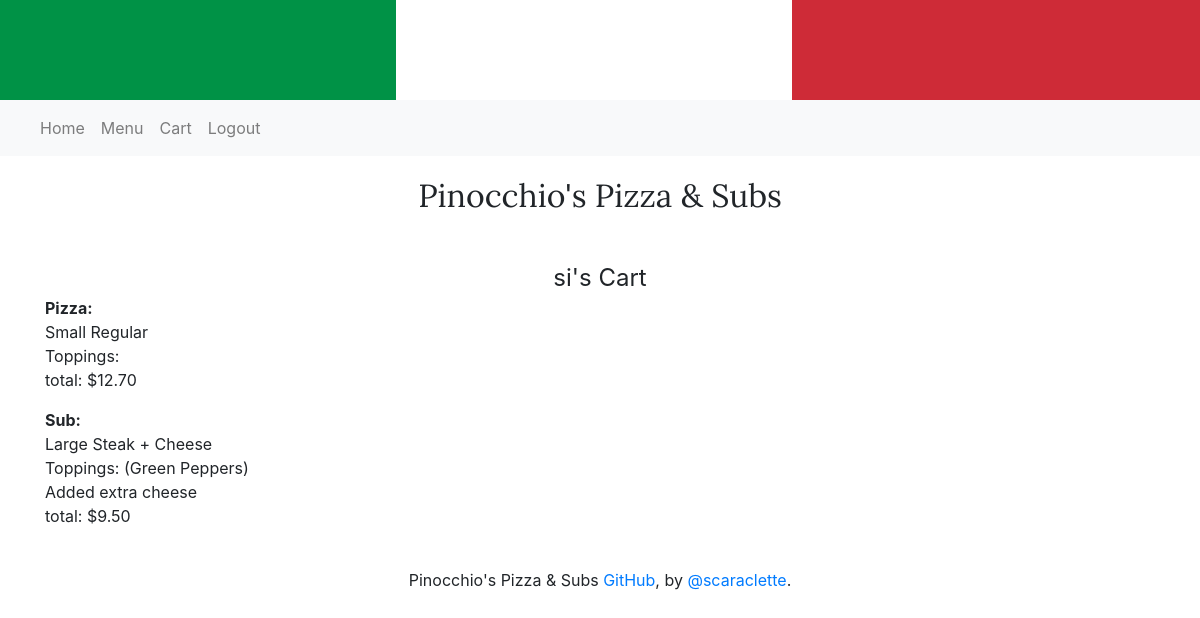
/cart/ (signed in), run on an earlier commit of the app's database.
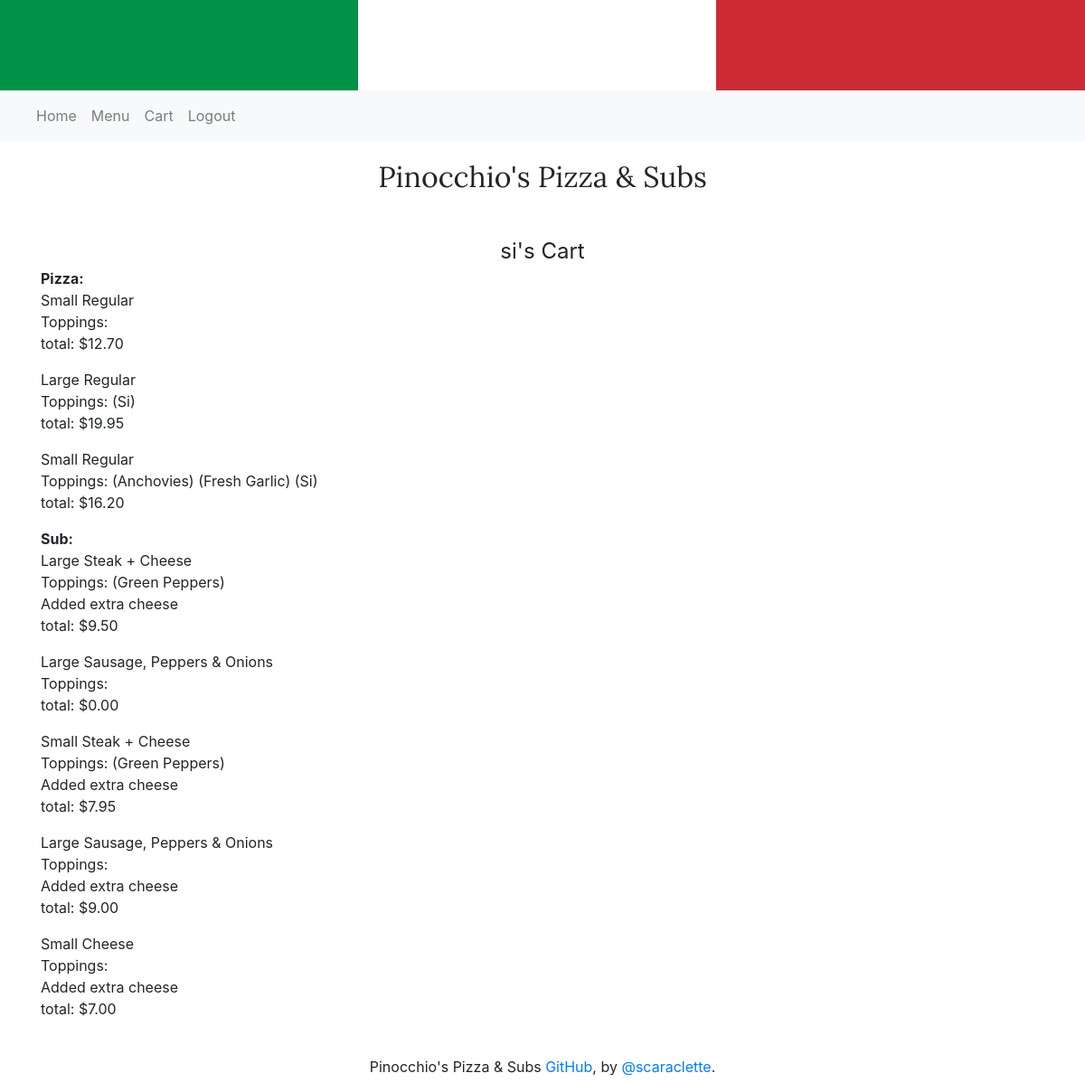
And on a later commit of the database.
### orders/models.py (models this page shows, shortened)
class CustomerPizza(models.Model):
    REGULAR = 'R'
    SICILIAN = 'S'
    SMALL = 's'
    LARGE = 'l'
    PIZZA_TYPE = (
        (REGULAR, 'regular'),
        (SICILIAN, 'sicilian'),
    )
    PIZZA_SIZE = (
        (SMALL, 'small'),
        (LARGE, 'large')
    )
    pizzaType = models.CharField(max_length=1, choices=PIZZA_TYPE)
    pizzaSize = models.CharField(max_length=1, choices=PIZZA_SIZE)
    isSpecial = models.BooleanField(blank=True, default=False)
    totalTopping = models.IntegerField(default=0)
    customer = models.ForeignKey(User, on_delete=models.CASCADE)
    pizzaTopping = models.ManyToManyField(Topping, blank=True)
    pizzaPrice = models.DecimalField(max_digits=4, decimal_places=2)

class CustomerSub(models.Model):
    SMALL = 's'
    LARGE = 'l'
    SUB_SIZE = (
        (SMALL, 'small'),
        (LARGE, 'large')
    )
    subSize = models.CharField(max_length=1, choices=SUB_SIZE)
    subName = models.CharField(max_length=64)
    subPrice = models.DecimalField(max_digits=4, decimal_places=2)
    extraCheese = models.BooleanField(default=False)
    subTopping = models.ManyToManyField(Topping, blank=True)

class Topping(models.Model):
    topping = models.CharField(max_length=64)
    def __str__(self):
        return f"{self.topping}"

### orders/views.py (the view)
# urls.py: path("cart/", views.cart, name="cart"),
def cart(request):
    user = request.user
    try:
        currentCart = user.cartOwner.all().last()
        checkPizza = currentCart.pizzaOrdered.all()
    except:
        context = {
            "message": True,
        }
        return render(request, "cart.html", context)
    checkSub = currentCart.subOrdered.all()
    checkPasta = currentCart.pastaOrdered.all()
    checkSalad = currentCart.saladOrdered.all()
    pizza = len(checkPizza) != 0
    sub = len(checkSub) != 0
    pasta = len(checkPasta) != 0
    salad = len(checkSalad) != 0
    print(pizza)
    print(sub)
    print(pasta)
    print(salad)
    context = {
        "cart":currentCart,
        "pizza":pizza,
        "sub":sub,
        "pasta":pasta,
        "salad":salad,
        "checkSub":checkSub,
        "checkPasta":checkPasta,
        "checkSalad":checkSalad
    }
    return render(request, "cart.html", context)

### templates/cart.html
{% extends 'base.html' %}
{% load static %}
{% block stylesheet %}
<link rel="stylesheet" href="{% static 'css/menu.css' %}" type="text/css">
{% endblock %}
{% block body %}
<div class="container-fluid text-center title-text">{{user.username}}'s Cart</div>
<div class="container ">
    {% if message %}
        <div class="container text-center">Cart is empty!</div>
    {% else %}
        {% include 'includes/cart-items.html' %}
    {% endif %}
</div>
{% endblock %}

### templates/includes/cart-items.html (shortened to what this page needs)
{% if pizza %}
<b>Pizza:</b><br>
{% for p in cart.pizzaOrdered.all %}
<p>
    {% if p.pizzaSize == 's' %}
    Small
    {% else %}
    Large
    {% endif %}
    {% if p.pizzaType == 'R' %}
    Regular
    {% else %}
    Sicilian
    {% endif %}
    <br>
    Toppings:
    {% for t in p.pizzaTopping.all %}
    ({{t}})
    {% endfor %}
    <br>
    total: ${{p.pizzaPrice}}
    <br>
</p>
{% endfor %}
{% endif %}
{% if sub %}
<b>Sub:</b><br>
{% for s in checkSub %}
<p>
    {% if s.subSize == 's' %}
    Small
    {% else %}
    Large
    {% endif %}
    {{s.subName}}
    <br>
    Toppings:
    {% for t in s.subTopping.all %}
    ({{t}})
    {% endfor %}
    <br>
    {% if s.extraCheese %}
    Added extra cheese<br>
    {% endif %}
    total: ${{s.subPrice}}
    <br>
</p>
{% endfor %}
{% endif %}

What changed in the data, as far as the page shows it:
added CustomerPizza: pizzaSize "Large", pizzaType "Regular", pizzaPrice "19.95"
now on this page (row unchanged): Topping: topping "Si"
added CustomerPizza: pizzaSize "Small", pizzaType "Regular", pizzaPrice "16.20"
now on this page (row unchanged): Topping: topping "Anchovies", shown under "16.20"
now on this page (row unchanged): Topping: topping "Fresh Garlic", shown under "16.20"
added CustomerSub: subSize "Large", subName "Sausage, Peppers & Onions", subPrice "0.00"
added CustomerSub: subSize "Small", subName "Steak + Cheese", extraCheese "Added extra cheese", subPrice "7.95", Topping (topping "Green Peppers")
added CustomerSub: subSize "Large", subName "Sausage, Peppers & Onions", extraCheese "Added extra cheese", subPrice "9.00"
added CustomerSub: subSize "Small", subName "Cheese", extraCheese "Added extra cheese", subPrice "7.00"
